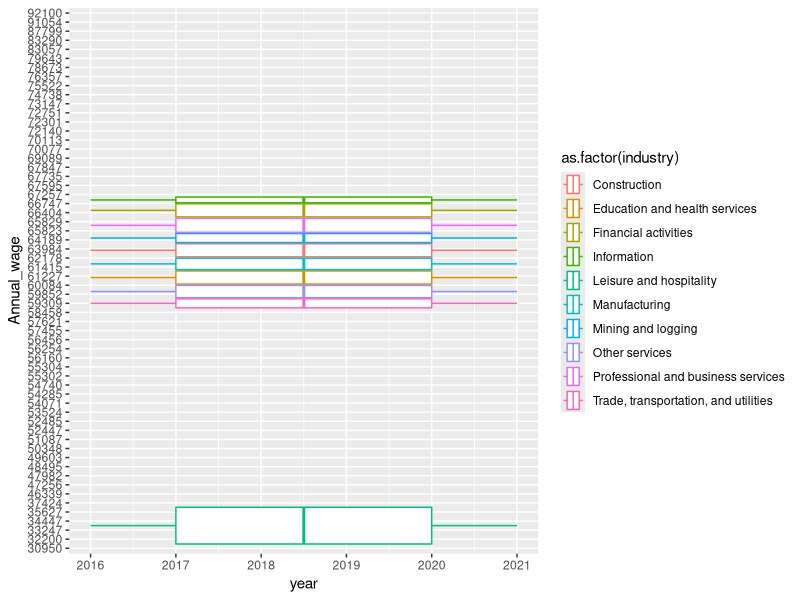
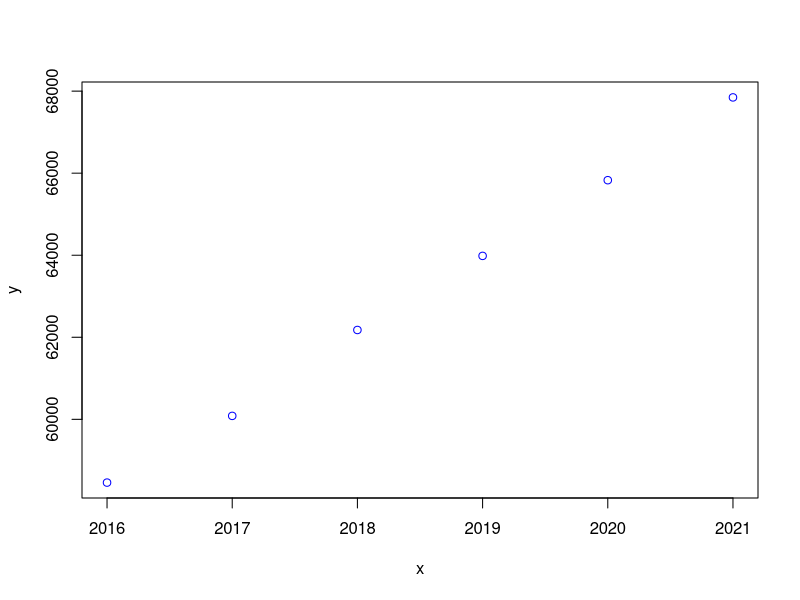
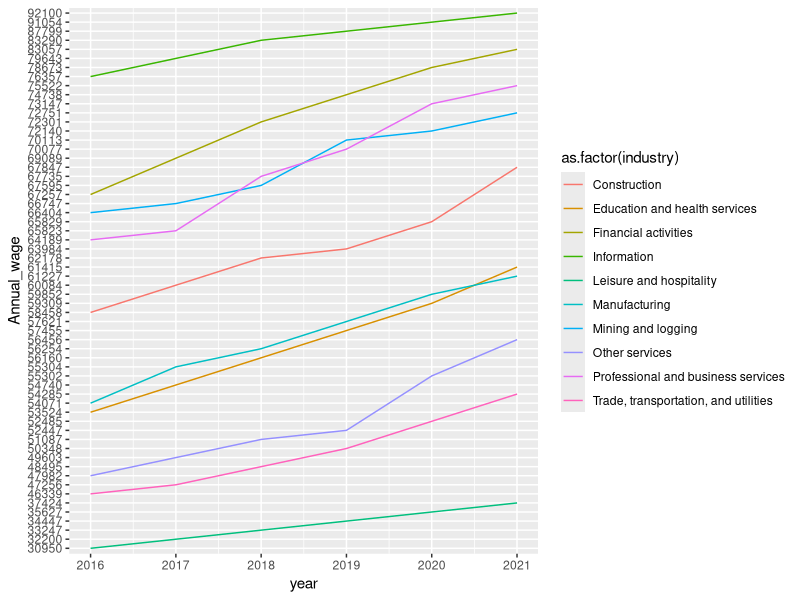

Reproduce these figures in R, in order.
## ---- chunk 1
library(tibble)
library(dplyr)
library(tidyverse)
data<-read.csv('10industries_hourwages.csv',na.string=c(''))
industry<-c('null')
data$industry<-industry

#(1)mapping SeriesID and Industry
data[data$seriesID=='CES2000000003',]$industry<-'Construction'
data[data$seriesID=='CES6500000003',]$industry<-'Education and health services'
data[data$seriesID=='CES5500000003',]$industry<-'Financial activities'
data[data$seriesID=='CES5000000003',]$industry<-'Information'
data[data$seriesID=='CES7000000003',]$industry<-'Leisure and hospitality'
data[data$seriesID=='CES3000000003',]$industry<-'Manufacturing'
data[data$seriesID=='CES1000000003',]$industry<-'Mining and logging'
data[data$seriesID=='CES8000000003',]$industry<-'Other services'
data[data$seriesID=='CES6000000003',]$industry<-'Professional and business services'
data[data$seriesID=='CES4000000003',]$industry<-'Trade, transportation, and utilities'



## ---- chunk 2
##(2)Rename columns 
names(data)[names(data) == 'value'] <- 'hourly_wage'
names(data)[names(data) == 'period'] <- 'month'
head(data)

## ---- chunk 3

#(3)Correct Missing Values
#I found wage data on Sep, Oct, Nov, Dec, 2021 is missing, 
#so using wage mean in the first eight months 2021 to supplement 
str(data)
Months<-c('M09','M10','M11','M12')
industry<-unique(data[c("industry")])$industry
for (i in industry){
  Data_Con<-data[data$year==2021&data$industry==i,]
  Mean_Con<-mean(Data_Con$hourly_wage)
  
  for (j in Months){Data_Con<-Data_Con %>% 
    add_row(seriesID=Data_Con$seriesID[1],year=2021,month=j,
            hourly_wage=Mean_Con,industry=Data_Con$industry[1],.before=1)}
  data<-data %>% add_row(Data_Con[1:12,],.before=1)
  data<-data[!duplicated(data), ]
  }
data<-data %>% arrange(seriesID)




## ---- chunk 4
#(4)compute annual wage based on hourly wage
Y_Months<-12
M_weeks<-52/12
W_hours<-40
M_hours<-M_weeks*W_hours
Years<-c(2021,2020,2019,2018,2017,2016)
data['Annual_wage']<-c('null')
for (i in industry){
  for (j in Years){
    Con1<-data[data$industry==i&data$year==j,]
    A_salary<-M_hours*sum(Con1$hourly_wage)
    A_salary<-round(A_salary,digits=0)
    data[data$industry==i&data$year==j,]$Annual_wage<-A_salary
  }
}
data <- data[, c(1, 5, 2, 3, 4,6)]


## ---- chunk 5
#(5)EDA
#data Summary 
summary(data)
#outlier detection 
ggplot(data=data, aes(x=year, y=Annual_wage, 
                      group = industry, 
                      colour = as.factor(industry)))+geom_boxplot()
#the boxplot shows wages of leisure and hospitality is especially low. but based on reality, it is reasonable. So there is no outlier in this dataset.

#Wages change of One industry in 6 years
library(ggplot2)
subdata<-data[data$industry==industry[1],]
x=unique(subdata$year)
y=unique(subdata$Annual_wage)
plot(x,y,col='blue')

#Wages change of 10 industries in 6 years
ggplot(data=data, aes(x=year, y=Annual_wage, 
                      group = industry, 
                      colour = as.factor(industry)))+geom_line()



data$hourly_wage<-round(data$hourly_wage,digits=2)


#outfile
#write.csv2(data,'Cleaned_industry_wages', row.names = FALSE)
